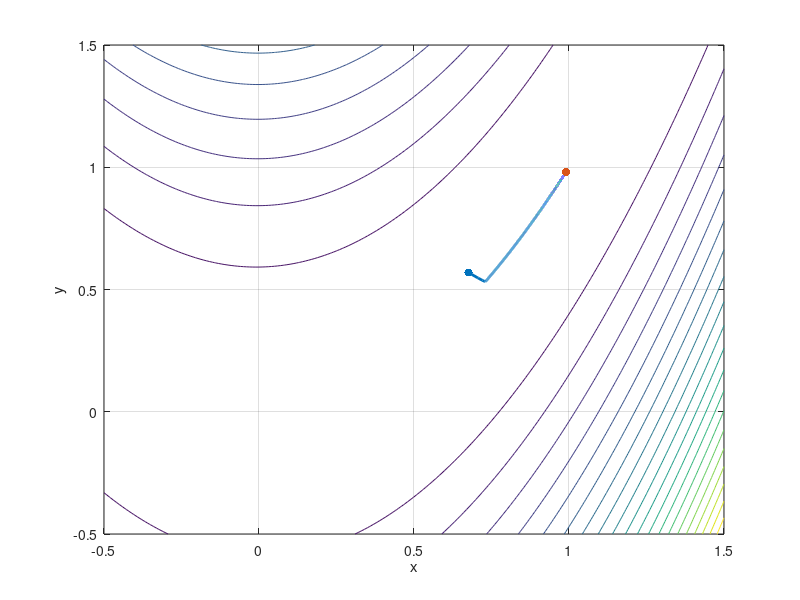
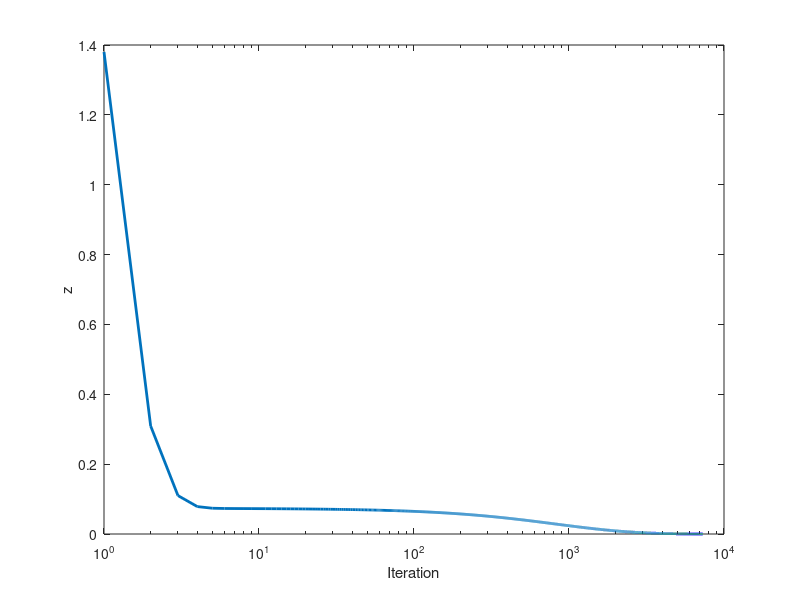

Reproduce these figures in MATLAB, in order.
clear;
x = rand;
y = rand;
max_iter = 1e6;
max_err = 1e-4;
lr = 1e-3;

for iter = 1:max_iter
    dzdx = 2*x - 400*x*(- x^2 + y) - 2;
    dzdy = - 200*x^2 + 200*y;
    x = x - lr * dzdx;
    y = y - lr * dzdy;
    z = (1 - x)^2 + 100*(y - x^2)^2;
    rollout(iter, :) = [x y z];
    if z-0 < max_err
        fprintf('Converge to minima (%.4f, %.4f) at iteration %d!\n', x, y, iter);
        break
    end
end

plot(rollout(:, 1), rollout(:, 2), 'linewidth', 2);
hold on; scatter(rollout(1, 1), rollout(1, 2), 'filled');
hold on; scatter(rollout(iter, 1), rollout(iter, 2), 'filled');
xlabel('x'), ylabel('y');

x0 = -0.5:0.01:1.5;
y0 = -0.5:0.01:1.5;
[xx, yy] = meshgrid(x0, y0);
zz = (1 - xx).^2 + 100*(yy - xx.^2).^2;
hold on, grid on;
contour(xx, yy, zz, 20);

figure();
semilogx(rollout(:, 3), 'linewidth', 2);
xlabel('Iteration'), ylabel('z');
